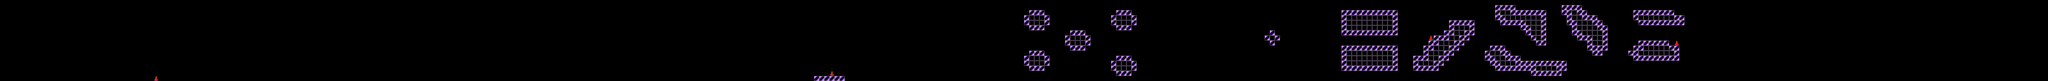

This is a level from a 2D game, rendered from its Tiled map with the project's own tilesets. A one-line summary and the map file follow, with tile-layer data summarised:
An orthogonal 400x16 tile map with 32x32 px tiles, 1 tile layer (layer_1) and 51 objects (42x enemy, 6x spawner, 3x event).

<map version="1.10" tiledversion="1.11.2" orientation="orthogonal" renderorder="right-down" width="400" height="16" tilewidth="32" tileheight="32" infinite="0" nextlayerid="3" nextobjectid="147">
 <editorsettings>
  <export target="stage_7.json" format="json" />
 </editorsettings>
 <tileset firstgid="1" name="bg_tileset" tilewidth="32" tileheight="32" tilecount="256" columns="16">
  <image source="../images/bg_tileset.png" trans="000000" width="512" height="512" />
  <tile id="128">
   <properties>
    <property name="nonCollidable" type="bool" value="true" />
   </properties>
  </tile>
 </tileset>
 <layer id="1" name="layer_1" width="400" height="16">
  <data>[6400 cells, 476 non-empty, 3 distinct tile ids]</data>
 </layer>
 <objectgroup id="2" name="object_1">
  <object id="90" name="enemy" type="enemy" x="10560" y="256" width="32" height="32">
   <properties>
    <property name="spawn_pos" value="right_middle" />
    <property name="subtype" value="enemy_b7" />
   </properties>
  </object>
  <object id="91" name="event" type="event" x="11840" y="0" width="32" height="32">
   <properties>
    <property name="subtype" value="scroll_stop" />
   </properties>
  </object>
  <object id="92" name="spawner" type="spawner" x="8928" y="0" width="32" height="32">
   <properties>
    <property name="duration" value="30" />
    <property name="interval" value="3" />
    <property name="spawn_pos" value="right_middle" />
    <property name="subtype" value="enemy_1" />
    <property name="z" value="0" />
   </properties>
  </object>
  <object id="93" name="spawner" type="spawner" x="8960" y="0" width="32" height="32">
   <properties>
    <property name="duration" value="20" />
    <property name="interval" value="1" />
    <property name="spawn_pos" value="right_random" />
    <property name="subtype" value="enemy_9" />
    <property name="z" value="0" />
   </properties>
  </object>
  <object id="94" name="event" type="event" x="10464" y="0" width="32" height="32">
   <properties>
    <property name="subtype" value="bgm_fadeout" />
   </properties>
  </object>
  <object id="95" name="event" type="event" x="10560" y="0" width="32" height="32">
   <properties>
    <property name="subtype" value="bgm_boss" />
   </properties>
  </object>
  <object id="96" name="enemy" type="enemy" x="5152" y="224" width="32" height="32">
   <properties>
    <property name="spawn_pos" value="map" />
    <property name="subtype" value="enemy_16" />
   </properties>
  </object>
  <object id="97" name="enemy" type="enemy" x="5371" y="96" width="32" height="32">
   <properties>
    <property name="spawn_pos" value="map" />
    <property name="subtype" value="enemy_16" />
   </properties>
  </object>
  <object id="98" name="enemy" type="enemy" x="5504" y="352" width="32" height="32">
   <properties>
    <property name="spawn_pos" value="map" />
    <property name="subtype" value="enemy_16" />
   </properties>
  </object>
  <object id="99" name="enemy" type="enemy" x="5632" y="224" width="32" height="32">
   <properties>
    <property name="spawn_pos" value="map" />
    <property name="subtype" value="enemy_16" />
   </properties>
  </object>
  <object id="102" name="enemy" type="enemy" x="5824" y="96" width="32" height="32">
   <properties>
    <property name="spawn_pos" value="map" />
    <property name="subtype" value="enemy_16" />
   </properties>
  </object>
  <object id="103" name="enemy" type="enemy" x="5952" y="384" width="32" height="32">
   <properties>
    <property name="spawn_pos" value="map" />
    <property name="subtype" value="enemy_16" />
   </properties>
  </object>
  <object id="104" name="enemy" type="enemy" x="6080" y="224" width="32" height="32">
   <properties>
    <property name="spawn_pos" value="map" />
    <property name="subtype" value="enemy_16" />
   </properties>
  </object>
  <object id="105" name="spawner" type="spawner" x="6304" y="0" width="32" height="32">
   <properties>
    <property name="duration" value="30" />
    <property name="interval" value="3" />
    <property name="spawn_pos" value="right_middle" />
    <property name="subtype" value="enemy_1" />
    <property name="z" value="0" />
   </properties>
  </object>
  <object id="106" name="spawner" type="spawner" x="6336" y="0" width="32" height="32">
   <properties>
    <property name="duration" value="20" />
    <property name="interval" value="2" />
    <property name="spawn_pos" value="right_random" />
    <property name="subtype" value="enemy_9" />
    <property name="z" value="0" />
   </properties>
  </object>
  <object id="107" name="enemy" type="enemy" x="7424" y="224" width="32" height="32">
   <properties>
    <property name="spawn_pos" value="map" />
    <property name="subtype" value="enemy_16" />
   </properties>
  </object>
  <object id="108" name="enemy" type="enemy" x="7584" y="128" width="32" height="32">
   <properties>
    <property name="spawn_pos" value="map" />
    <property name="subtype" value="enemy_16" />
   </properties>
  </object>
  <object id="109" name="enemy" type="enemy" x="7584" y="352" width="32" height="32">
   <properties>
    <property name="spawn_pos" value="map" />
    <property name="subtype" value="enemy_16" />
   </properties>
  </object>
  <object id="110" name="enemy" type="enemy" x="7776" y="224" width="32" height="32">
   <properties>
    <property name="spawn_pos" value="map" />
    <property name="subtype" value="enemy_16" />
   </properties>
  </object>
  <object id="111" name="enemy" type="enemy" x="8160" y="96" width="32" height="32">
   <properties>
    <property name="spawn_pos" value="map" />
    <property name="subtype" value="enemy_16" />
   </properties>
  </object>
  <object id="112" name="enemy" type="enemy" x="8160" y="384" width="32" height="32">
   <properties>
    <property name="spawn_pos" value="map" />
    <property name="subtype" value="enemy_16" />
   </properties>
  </object>
  <object id="113" name="enemy" type="enemy" x="960" y="192" width="32" height="32">
   <properties>
    <property name="spawn_pos" value="map" />
    <property name="subtype" value="enemy_24" />
   </properties>
  </object>
  <object id="114" name="enemy" type="enemy" x="1248" y="128" width="32" height="32">
   <properties>
    <property name="spawn_pos" value="map" />
    <property name="subtype" value="enemy_24" />
   </properties>
  </object>
  <object id="115" name="enemy" type="enemy" x="1248" y="352" width="32" height="32">
   <properties>
    <property name="spawn_pos" value="map" />
    <property name="subtype" value="enemy_24" />
   </properties>
  </object>
  <object id="116" name="enemy" type="enemy" x="1568" y="416" width="32" height="32">
   <properties>
    <property name="spawn_pos" value="map" />
    <property name="subtype" value="enemy_24" />
   </properties>
  </object>
  <object id="117" name="enemy" type="enemy" x="1600" y="224" width="32" height="32">
   <properties>
    <property name="spawn_pos" value="map" />
    <property name="subtype" value="enemy_24" />
   </properties>
  </object>
  <object id="118" name="enemy" type="enemy" x="1568" y="64" width="32" height="32">
   <properties>
    <property name="spawn_pos" value="map" />
    <property name="subtype" value="enemy_24" />
   </properties>
  </object>
  <object id="119" name="enemy" type="enemy" x="1920" y="160" width="32" height="32">
   <properties>
    <property name="spawn_pos" value="map" />
    <property name="subtype" value="enemy_24" />
   </properties>
  </object>
  <object id="120" name="enemy" type="enemy" x="1920" y="320" width="32" height="32">
   <properties>
    <property name="spawn_pos" value="map" />
    <property name="subtype" value="enemy_24" />
   </properties>
  </object>
  </objectgroup>
</map>
<!-- 22 of 51 objects omitted -->
